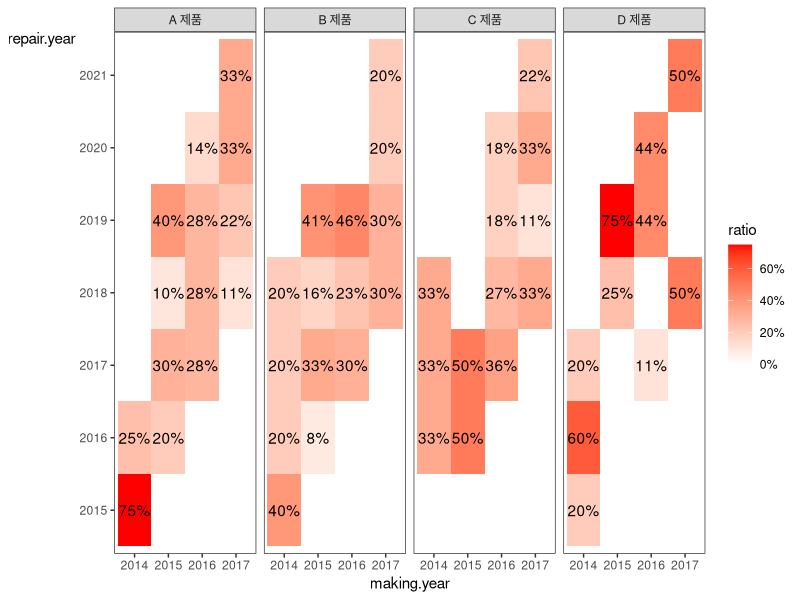

The R source for this figure:
library(dplyr)
library(data.table)
library(ggplot2)
set.seed(1986)


# 원천 데이터(제공됌)
raw.data <- 
  data.frame(
    product = sample(rep(LETTERS[c(1:4)],c(30,40,30,20))))%>%
  mutate(
    making.year = sample(rep(2017:2014,c(30,40,30,20))),
    repair.year = making.year+sample(1:4)) %>%
  arrange(product, making.year, repair.year)


# 상품별 집계(table 함수)후 data.frame화 -> 컬럼명 바꿔주고 정렬 
data <-
  raw.data %>%
  table(.) %>%
  as.data.frame(.) %>%
  setnames(c(names(.[,1:(ncol(.)-1)]),'count')) %>%
  arrange(product, repair.year, making.year)


# 비율 계산을 위한 total
total <-
  data %>%
  group_by(product, making.year) %>%
  summarise(total = sum(count)) %>%
  arrange(product, making.year)


# 비율
ratio.data <-
  data %>%
  inner_join(total, by=c('product','making.year')) %>%
  mutate(ratio=count/total)


# % 라벨 포맷
format.ratio <- function(x) paste(floor(x*100),'%',sep='')


# chart : legend title에 대한 vjust가 먹히지 않아서 줄바꿈 문자 '\n' 으로 해결
ratio.data %>%
  ggplot(aes(x=making.year, y=repair.year, fill=ratio)) +
  geom_tile() +
  geom_text(
    aes(label=case_when(
      ratio==0 ~ '', 
      TRUE ~ format.ratio(ratio)))) +
  scale_fill_continuous(
    high='red', 
    low='white', 
    label=format.ratio) +
  facet_grid(~ paste(product,'제품')) +
  theme_bw() +
  theme(
    panel.grid = element_blank(), 
    axis.title.y=element_text(angle=0))